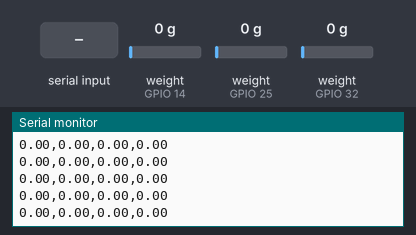
This sketch was run on a simulated ESP8266 (NodeMCU). On the bench: the last lines printed to the serial monitor. The inputs (shaded band) are chosen by the test bench; at power-on: weight on the scale (sensors on GPIO 14, GPIO 25, GPIO 32) 0 g. EEPROM starts erased.

Above: at 8.4 s.
8.5 s: "t" received over Serial
At 9.0 s:
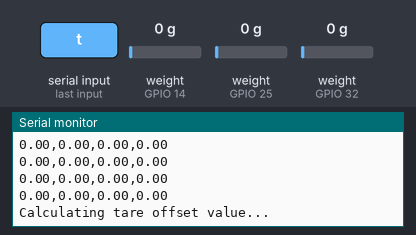
11.2 s: weight on the scale (sensor on GPIO 14) set to 100 g
At 11.21 s:
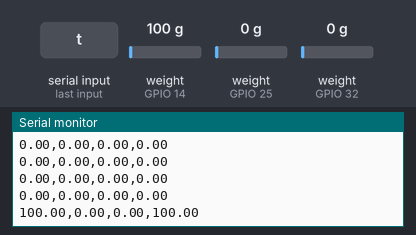
12.7 s: weight on the scale (sensor on GPIO 25) set to 100 g
At 12.72 s:
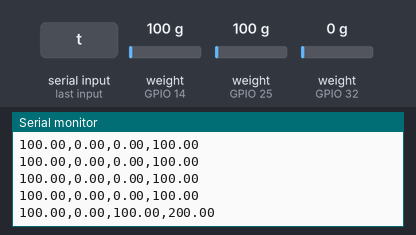
14.2 s: weight on the scale (sensor on GPIO 32) set to 100 g
At 14.22 s:
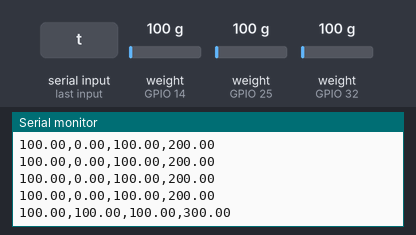
15.7 s: weight on the scale (sensor on GPIO 14) set to 1250 g
At 15.73 s:
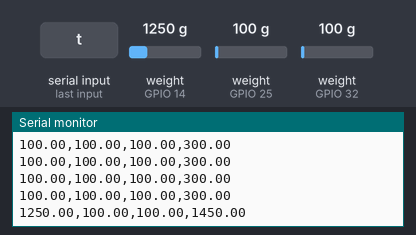
17.2 s: weight on the scale (sensor on GPIO 25) set to 1250 g
At 17.23 s:
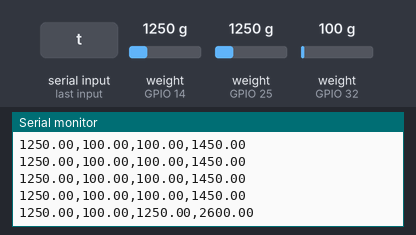
Timing chart, 0 to 19.7 s (numbered marks = the images above; inputs shaded):
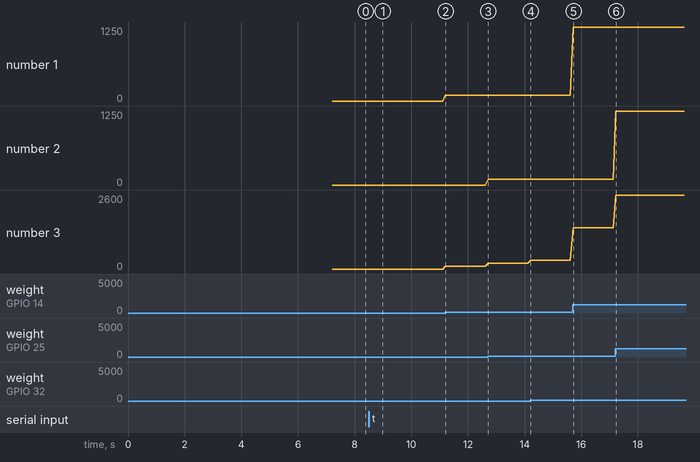

The sketch:

triple.ino
```cpp
#include <HX711_ADC.h>

#if defined(ESP8266)|| defined(ESP32) || defined(AVR)
#include <EEPROM.h>
#endif

////pins:
////1
//const int HX711_dout1 = 4; //mcu > HX711 dout pin
//const int HX711_sck1 = 5; //mcu > HX711 sck pin
////2
//const int HX711_dout2 = 25; //mcu > HX711 dout pin
//const int HX711_sck2 = 26; //mcu > HX711 sck pin
////3
//const int HX711_dout3 = 18; //mcu > HX711 dout pin
//const int HX711_sck3 = 19; //mcu > HX711 sck pin
//1
const int HX711_dout1 = 14; //mcu > HX711 dout pin
const int HX711_sck1 = 12; //mcu > HX711 sck pin
//2
const int HX711_dout2 = 32; //mcu > HX711 dout pin
const int HX711_sck2 = 33; //mcu > HX711 sck pin
//3
const int HX711_dout3 = 25; //mcu > HX711 dout pin
const int HX711_sck3 = 26; //mcu > HX711 sck pin

//HX711 constructor:
HX711_ADC LoadCell1(HX711_dout1, HX711_sck1);
HX711_ADC LoadCell2(HX711_dout2, HX711_sck2);
HX711_ADC LoadCell3(HX711_dout3, HX711_sck3);

const int calVal_eepromAdress = 0;
const int tareOffsetVal_eepromAdress = 4;
unsigned long t = 0;


void setup() {
  Serial.begin(115200); delay(10);
  Serial.println();
  Serial.println("Starting...");

  LoadCell1.begin();
  LoadCell2.begin();
  LoadCell3.begin();

  //LoadCell.setReverseOutput();
  float calibrationValue1; // calibration value (see example file "Calibration.ino")
  calibrationValue1 = 442.27; // uncomment this if you want to set the calibration value in the sketch
  float calibrationValue2; // calibration value (see example file "Calibration.ino")
  calibrationValue2 = 467.60; // uncomment this if you want to set the calibration value in the sketch
  float calibrationValue3; // calibration value (see example file "Calibration.ino")
  calibrationValue3 = 463.33; // uncomment this if you want to set the calibration value in the sketch

#if defined(ESP8266)|| defined(ESP32)
  EEPROM.begin(512);
#endif

  //EEPROM.get(calVal_eepromAdress, calibrationValue); // uncomment this if you want to fetch the calibration value from eeprom

  //restore the zero offset value from eeprom:
  long tare_offset = 0;
  EEPROM.get(tareOffsetVal_eepromAdress, tare_offset);
  LoadCell1.setTareOffset(tare_offset);
  LoadCell2.setTareOffset(tare_offset);
  LoadCell3.setTareOffset(tare_offset);
  boolean _tare = true; //set this to false as the value has been resored from eeprom
  //boolean _tare = false; //set this to false as the value has been resored from eeprom

  unsigned long stabilizingtime = 2000; // preciscion right after power-up can be improved by adding a few seconds of stabilizing time
  LoadCell1.start(stabilizingtime, _tare);
  if (LoadCell1.getTareTimeoutFlag()) {
    Serial.println("Timeout, check MCU>HX711 wiring and pin designations");
    while (1);
  }
  else {
    LoadCell1.setCalFactor(calibrationValue1); // set calibration value (float)
    Serial.println("Startup is complete");
  }

  LoadCell2.start(stabilizingtime, _tare);
  if (LoadCell2.getTareTimeoutFlag()) {
    Serial.println("Timeout, check MCU>HX711 wiring and pin designations");
    while (1);
  }
  else {
    LoadCell2.setCalFactor(calibrationValue2); // set calibration value (float)
    Serial.println("Startup is complete");
  }

  LoadCell3.start(stabilizingtime, _tare);
  if (LoadCell3.getTareTimeoutFlag()) {
    Serial.println("Timeout, check MCU>HX711 wiring and pin designations");
    while (1);
  }
  else {
    LoadCell3.setCalFactor(calibrationValue3); // set calibration value (float)
    Serial.println("Startup is complete");
  }
}


float i1 = 0;
float i2 = 0;
float i3 = 0;
float sum = 0;
void loop() {
  const int serialPrintInterval = 50; //increase value to slow down serial print activity
  //const int serialPrintInterval = 1000; //increase value to slow down serial print activity

  // check for new data/start next conversion:
  if (LoadCell1.update() && LoadCell2.update() && LoadCell3.update()) {
    if (millis() > t + serialPrintInterval) {
      i1 = LoadCell1.getData();
      i2 = LoadCell2.getData();
      i3 = LoadCell3.getData();
      t = millis();

//      Serial.print("LCD1 : ");
//      Serial.println(i1);
//      Serial.print("LCD2 : ");
//      Serial.println(i2);
//      Serial.print("LCD3 : ");
//      Serial.println(i3);
//      Serial.print("合計  :");
//      Serial.println(i1+i2+i3);
      sum = i1 + i2 + i3;
      Serial.println(String() + i1 + "," + i2 + "," + i3 + "," + sum);
//      Serial.println(String() + sum);
    }
  }

  // receive command from serial terminal, send 't' to initiate tare operation:
  if (Serial.available() > 0) {
    char inByte = Serial.read();
    if (inByte == 't') {
      refreshOffsetValueAndSaveToEEprom();
    }
    if (inByte == 'w') {
//      Serial.println(sum);
    }
  }
}

// zero offset value (tare), calculate and save to EEprom:
void refreshOffsetValueAndSaveToEEprom() {
  long _offset[3] = {0,0,0};
  Serial.println("Calculating tare offset value...");
  LoadCell1.tare(); // calculate the new tare / zero offset value (blocking)
  _offset[0] = LoadCell1.getTareOffset(); // get the new tare / zero offset value
  LoadCell2.tare(); // calculate the new tare / zero offset value (blocking)
  _offset[1] = LoadCell2.getTareOffset(); // get the new tare / zero offset value
  LoadCell3.tare(); // calculate the new tare / zero offset value (blocking)
  _offset[2] = LoadCell3.getTareOffset(); // get the new tare / zero offset value

  EEPROM.put(tareOffsetVal_eepromAdress, _offset[0]); // save the new tare / zero offset value to EEprom
  EEPROM.put(tareOffsetVal_eepromAdress, _offset[1]); // save the new tare / zero offset value to EEprom
  EEPROM.put(tareOffsetVal_eepromAdress, _offset[2]); // save the new tare / zero offset value to EEprom
#if defined(ESP8266) || defined(ESP32)
  EEPROM.commit();
#endif
  LoadCell1.setTareOffset(_offset[0]); // set value as library parameter (next restart it will be read from EEprom)
  LoadCell2.setTareOffset(_offset[1]); // set value as library parameter (next restart it will be read from EEprom)
  LoadCell3.setTareOffset(_offset[2]); // set value as library parameter (next restart it will be read from EEprom)
//  Serial.print("New tare offset value:");
//  Serial.print(_offset);
//  Serial.print(", saved to EEprom adr:");
//  Serial.println(tareOffsetVal_eepromAdress);
  Serial.println("compleate");
}
```

Measured:
- after the input at 8.5 s, the serial monitor: prints a new line at once (image 1)
- after the input at 11.2 s, the serial monitor: prints a new line at once (image 2)
- after the input at 12.7 s, the serial monitor: prints a new line at once (image 3)
- after the input at 14.2 s, the serial monitor: prints a new line at once (image 4)
- after the input at 15.7 s, the serial monitor: prints a new line at once (image 5)
- after the input at 17.2 s, the serial monitor: prints a new line at once (image 6)
- plotted number 1: 0 → 100 after the input at 11.2 s, 100 → 1250 after the input at 15.7 s
- plotted number 3: 0 → 100 after the input at 11.2 s, 100 → 200 after the input at 12.7 s, 200 → 300 after the input at 14.2 s, 300 → 1450 after the input at 15.7 s, 1450 → 2600 after the input at 17.2 s
